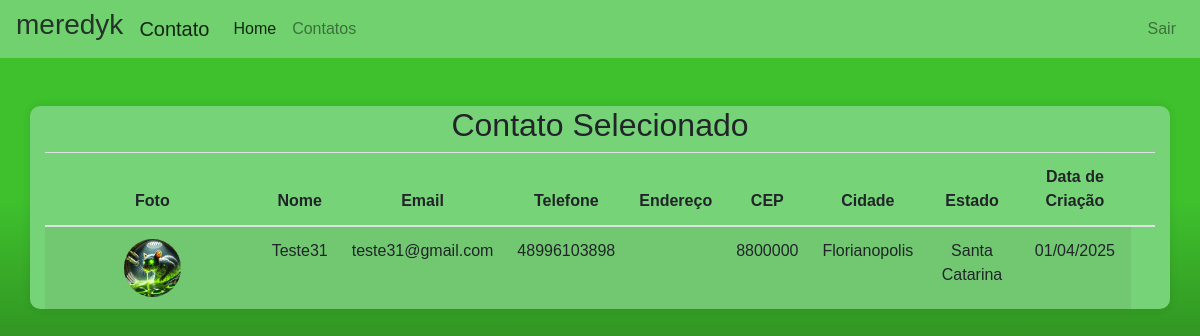
Screenshot of /detalhes/15/ (signed in) with the database file from the repository.
### Contato/models.py (models this page shows, shortened)
class Contato(models.Model):
    nome = models.CharField(max_length=255)
    Categoria = models.ForeignKey('Categoria', on_delete=models.CASCADE)
    foto = models.ImageField(blank=True, null=True)
    email = models.EmailField(unique=True)
    telefone = models.CharField(max_length=20)
    endereco = models.CharField(max_length=255)
    cep = models.CharField(max_length=9)
    cidade = models.CharField(max_length=100)
    estado = models.CharField(max_length=50)
    data_criacao = models.DateTimeField(auto_now_add=True)

### Contato/views.py (the view)
# urls.py: path('detalhes/<int:id>/', views.contato_detalhes, name='contato_detalhe'),
@login_required(login_url='login')
def contato_detalhes(request, id):
    return render(request, 'pages/contato_detalhes.html', {'contato': Contato.objects.get(id=id)})

### Contato/templates/pages/contato_detalhes.html (shortened to what this page needs)
<!-- {% load static %}
<!DOCTYPE html>
<html lang="pt-br">
  <head>
    <meta charset="UTF-8" />
    <meta name="viewport" content="width=device-width, initial-scale=1.0" />
    <link
      rel="stylesheet"
      href="https://stackpath.bootstrapcdn.com/bootstrap/4.5.2/css/bootstrap.min.css"
    />
    <title>Document</title>
    <link rel="stylesheet" href="{% static 'style.css' %}" />
  </head>
  <body>
    <div class="container">
      <div class="row">
        <div class="col-md-6 offset-md-3">
          <h1>Contato</h1>
          <form action="{% url 'contato' %}" method="post">
            {% csrf_token %}
            <div class="form-group">
              <label for="id_nome">Nome</label>
              <input
                type="text"
                name="nome"
                id="id_nome"
                class="form-control"
              />
            </div>
            <div class="form-group">
              <label for="id_email">E-mail</label>
              <input
                type="email"
                name="email"
                id="id_email"
                class="form-control"
              />
            </div>
            <div class="form-group">
              <label for="id_mensagem">Mensagem</label>
              <textarea
                name="mensagem"
                id="id_mensagem"
                class="form-control"
              ></textarea>
            </div>
            <button type="submit" class="btn btn-primary">Enviar</button>
          </form>
        </div>
      </div>
    </div>
  </body>
</html> -->
{% load static %}
<!DOCTYPE html>
<html lang="pt-br">
  <head>
    <link
      rel="stylesheet"
      href="https://stackpath.bootstrapcdn.com/bootstrap/4.5.2/css/bootstrap.min.css"
    />
    <link rel="stylesheet" href="{% static 'css/style.css' %}" />
  </head>
  <body>
    <header>
      <nav class="navbar navbar-expand-lg navbar-light" style="background-color: #77d377; opacity: 0.9;">
        <h3 class="mr-auto">{{ request.user }}</h3>
        <a class="navbar-brand ml-3" href="{% url 'home' %}">Contato</a>
        <div class="collapse navbar-collapse" id="navbarNav">
          <ul class="navbar-nav mr-auto">
            <li class="nav-item active">
              <a class="nav-link" href="{% url 'home' %}">Home</a>
            </li>
            <li class="nav-item">
              <a class="nav-link" href="{% url 'contato' %}">Contatos</a>
            </li>
          </ul>
          <ul class="navbar-nav ml-auto">
             {% if request.user.is_authenticated %}
            <li class="nav-item">
              <a class="nav-link" href="{% url 'logout' %}">Sair</a>
            </li>
            {% endif %}
      </div>
      </nav>
    </header>
    <div class="container mt-5 justify-content-center align-items-center;" style=background-color:#77d377;>
      <div>
      <h2 class="text-center">Contato Selecionado</h2>
      <table class="table table-striped">
        <thead>
        <tr>
          <th>Foto</th>
          <th>Nome</th>
          <th>Email</th>
          <th>Telefone</th>
          <th>Endereço</th>
          <th>CEP</th>
          <th>Cidade</th>
          <th>Estado</th>
          <th>Data de Criação</th>
          <th></th>
        </tr>
        </thead>
        <tbody>
        <tr>
          {% if contato.foto %}
          <td>
          <img src="{{ contato.foto.url }}" alt="Imagem do Contato" class="img-fluid rounded-circle" style="max-width: 30%; height: auto;" />
          </td>
          {% endif %}
          <td>{{ contato.nome }}</td>
          <td>{{ contato.email }}</td>
          <td>{{ contato.telefone }}</td>
          <td>{{ contato.endereco }}</td>
          <td>{{ contato.cep }}</td>
          <td>{{ contato.cidade }}</td>
          <td>{{ contato.estado }}</td>
          <td>{{ contato.data_criacao|date:"d/m/Y" }}</td>
        </tbody>
      </table>
      </div>
    </div>
  </body>
</html>

### Contato/static/css/style.css (style rules this page uses)
body { font-family: Arial, sans-serif; justify-content: center; align-items: center; min-height: 100vh; margin: 0; background-color: #3ec12d; background-image: linear-gradient(180deg, #3ec12d 25%, #080402 100%); }
.container { background-color: #77d377; border-radius: 10px; box-shadow: 0 0 10px rgba(0, 0, 0, 0.1); text-align: center; margin-top: 20px; }

### rows the page displays
Contato: foto (picture), nome "Teste31", email "teste31@gmail.com", telefone "48996103898", cep "8800000", cidade "Florianopolis", estado "Santa Catarina", data_criacao "01/04/2025"

### other values shown
{{ request.user }} "meredyk"
